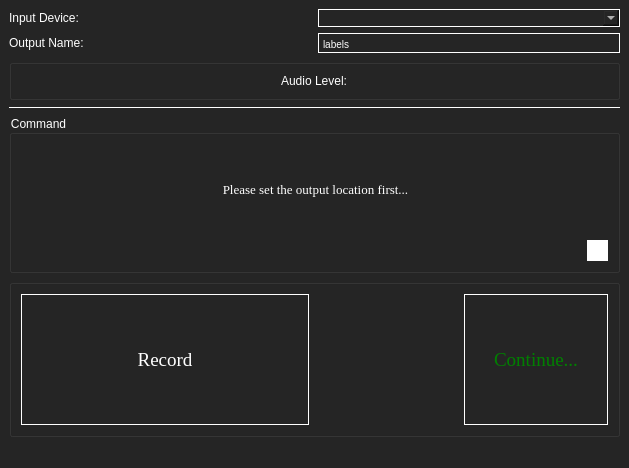
<?xml version="1.0" encoding="UTF-8"?>
<ui version="4.0">
 <class>AudioRecorder</class>
 <widget class="QMainWindow" name="AudioRecorder">
  <property name="geometry">
   <rect>
    <x>0</x>
    <y>0</y>
    <width>629</width>
    <height>468</height>
   </rect>
  </property>
  <property name="sizePolicy">
   <sizepolicy hsizetype="Fixed" vsizetype="Minimum">
    <horstretch>0</horstretch>
    <verstretch>0</verstretch>
   </sizepolicy>
  </property>
  <property name="minimumSize">
   <size>
    <width>252</width>
    <height>468</height>
   </size>
  </property>
  <property name="windowTitle">
   <string>Yomi Voice Collector v0.1</string>
  </property>
  <property name="styleSheet">
   <string notr="true">QGroupBox  {color: white; background-color: rgb(37, 37, 37)}
QComboBox {color: white; background-color: rgb(37, 37, 37); selection-background-color: rgb(37, 37, 37); border: 1px solid white}
QPushButton {color: white; background-color: rgb(37, 37, 37); selection-background-color: rgb(37, 37, 37); border: 1px solid white}
QTextEdit {color: white; background-color: rgb(37, 37, 37); selection-background-color: rgb(37, 37, 37); border: 1px solid white}
QWidget {color: white; background-color: rgb(37, 37, 37)}
</string>
  </property>
  <widget class="QWidget" name="centralwidget">
   <layout class="QGridLayout" name="gridLayout_3">
    <item row="6" column="0" colspan="3">
     <widget class="QGroupBox" name="groupBox_2">
      <property name="sizePolicy">
       <sizepolicy hsizetype="Expanding" vsizetype="Preferred">
        <horstretch>5</horstretch>
        <verstretch>0</verstretch>
       </sizepolicy>
      </property>
      <property name="minimumSize">
       <size>
        <width>0</width>
        <height>0</height>
       </size>
      </property>
      <property name="title">
       <string>Command</string>
      </property>
      <property name="flat">
       <bool>false</bool>
      </property>
      <layout class="QGridLayout" name="gridLayout_4" columnstretch="0">
       <property name="leftMargin">
        <number>11</number>
       </property>
       <item row="1" column="0">
        <widget class="QLabel" name="commandLabel">
         <property name="sizePolicy">
          <sizepolicy hsizetype="MinimumExpanding" vsizetype="MinimumExpanding">
           <horstretch>10</horstretch>
           <verstretch>0</verstretch>
          </sizepolicy>
         </property>
         <property name="font">
          <font>
           <family>Times New Roman</family>
           <pointsize>10</pointsize>
          </font>
         </property>
         <property name="text">
          <string>Please set the output location first...</string>
         </property>
         <property name="alignment">
          <set>Qt::AlignCenter</set>
         </property>
        </widget>
       </item>
       <item row="2" column="0" alignment="Qt::AlignRight">
        <widget class="QToolButton" name="playbackButton">
         <property name="enabled">
          <bool>false</bool>
         </property>
         <property name="sizePolicy">
          <sizepolicy hsizetype="Minimum" vsizetype="Fixed">
           <horstretch>2</horstretch>
           <verstretch>0</verstretch>
          </sizepolicy>
         </property>
         <property name="styleSheet">
          <string notr="true">QToolButton {color: white; background-color: white; selection-background-color: white; border: 1px solid white}</string>
         </property>
         <property name="text">
          <string/>
         </property>
        </widget>
       </item>
      </layout>
     </widget>
    </item>
    <item row="5" column="0" colspan="3">
     <widget class="Line" name="line">
      <property name="frameShadow">
       <enum>QFrame::Plain</enum>
      </property>
      <property name="lineWidth">
       <number>1</number>
      </property>
      <property name="orientation">
       <enum>Qt::Horizontal</enum>
      </property>
     </widget>
    </item>
    <item row="4" column="0" colspan="3">
     <layout class="QVBoxLayout" name="levelsLayout">
      <property name="spacing">
       <number>7</number>
      </property>
     </layout>
    </item>
    <item row="3" column="0" colspan="3">
     <widget class="QGroupBox" name="horizontalGroupBox">
      <property name="flat">
       <bool>true</bool>
      </property>
      <layout class="QHBoxLayout" name="horizontalLayout">
       <item>
        <widget class="QLabel" name="levelLabel">
         <property name="sizePolicy">
          <sizepolicy hsizetype="Fixed" vsizetype="Preferred">
           <horstretch>0</horstretch>
           <verstretch>0</verstretch>
          </sizepolicy>
         </property>
         <property name="text">
          <string>Audio Level:</string>
         </property>
        </widget>
       </item>
      </layout>
     </widget>
    </item>
    <item row="9" column="0" colspan="3">
     <widget class="QGroupBox" name="gridGroupBox">
      <property name="sizePolicy">
       <sizepolicy hsizetype="Preferred" vsizetype="Preferred">
        <horstretch>5</horstretch>
        <verstretch>0</verstretch>
       </sizepolicy>
      </property>
      <layout class="QGridLayout" name="gridLayout">
       <item row="0" column="0">
        <widget class="QPushButton" name="recordButton">
         <property name="sizePolicy">
          <sizepolicy hsizetype="MinimumExpanding" vsizetype="MinimumExpanding">
           <horstretch>2</horstretch>
           <verstretch>2</verstretch>
          </sizepolicy>
         </property>
         <property name="font">
          <font>
           <family>Times New Roman</family>
           <pointsize>14</pointsize>
          </font>
         </property>
         <property name="text">
          <string>Record</string>
         </property>
        </widget>
       </item>
       <item row="0" column="2">
        <widget class="QPushButton" name="nextLabelButton">
         <property name="enabled">
          <bool>true</bool>
         </property>
         <property name="sizePolicy">
          <sizepolicy hsizetype="MinimumExpanding" vsizetype="MinimumExpanding">
           <horstretch>1</horstretch>
           <verstretch>1</verstretch>
          </sizepolicy>
         </property>
         <property name="minimumSize">
          <size>
           <width>15</width>
           <height>0</height>
          </size>
         </property>
         <property name="font">
          <font>
           <family>Times New Roman</family>
           <pointsize>14</pointsize>
          </font>
         </property>
         <property name="styleSheet">
          <string notr="true">QPushButton {color: green;}</string>
         </property>
         <property name="text">
          <string>Continue...</string>
         </property>
         <property name="checkable">
          <bool>false</bool>
         </property>
         <property name="checked">
          <bool>false</bool>
         </property>
         <property name="autoDefault">
          <bool>false</bool>
         </property>
        </widget>
       </item>
       <item row="0" column="1">
        <widget class="QPushButton" name="pushButton">
         <property name="enabled">
          <bool>false</bool>
         </property>
         <property name="sizePolicy">
          <sizepolicy hsizetype="Minimum" vsizetype="MinimumExpanding">
           <horstretch>1</horstretch>
           <verstretch>2</verstretch>
          </sizepolicy>
         </property>
         <property name="font">
          <font>
           <family>Times New Roman</family>
           <pointsize>14</pointsize>
          </font>
         </property>
         <property name="styleSheet">
          <string notr="true">QPushButton {color: rgb(37, 37, 37); background-color: rgb(37, 37, 37); selection-background-color: rgb(37, 37, 37); border: 1px solid rgb(37, 37, 37)}</string>
         </property>
         <property name="text">
          <string>Previous</string>
         </property>
        </widget>
       </item>
      </layout>
     </widget>
    </item>
    <item row="1" column="0" colspan="3">
     <layout class="QGridLayout" name="gridLayout_2">
      <item row="1" column="0">
       <widget class="QLabel" name="label_2">
        <property name="text">
         <string>Output Name:</string>
        </property>
       </widget>
      </item>
      <item row="0" column="0">
       <widget class="QLabel" name="label">
        <property name="text">
         <string>Input Device:</string>
        </property>
       </widget>
      </item>
      <item row="0" column="1">
       <widget class="QComboBox" name="audioDeviceBox"/>
      </item>
      <item row="1" column="1">
       <widget class="QTextEdit" name="textEdit">
        <property name="sizePolicy">
         <sizepolicy hsizetype="Preferred" vsizetype="Fixed">
          <horstretch>0</horstretch>
          <verstretch>0</verstretch>
         </sizepolicy>
        </property>
        <property name="minimumSize">
         <size>
          <width>0</width>
          <height>20</height>
         </size>
        </property>
        <property name="maximumSize">
         <size>
          <width>16777215</width>
          <height>20</height>
         </size>
        </property>
        <property name="styleSheet">
         <string notr="true">selection-background-color: rgb(255, 255, 255);
selection-color: rgb(0, 85, 127);</string>
        </property>
        <property name="verticalScrollBarPolicy">
         <enum>Qt::ScrollBarAlwaysOff</enum>
        </property>
        <property name="html">
         <string>&lt;!DOCTYPE HTML PUBLIC &quot;-//W3C//DTD HTML 4.0//EN&quot; &quot;http://www.w3.org/TR/REC-html40/strict.dtd&quot;&gt;
&lt;html&gt;&lt;head&gt;&lt;meta name=&quot;qrichtext&quot; content=&quot;1&quot; /&gt;&lt;style type=&quot;text/css&quot;&gt;
p, li { white-space: pre-wrap; }
&lt;/style&gt;&lt;/head&gt;&lt;body style=&quot; font-family:'MS Shell Dlg 2'; font-size:7.8pt; font-weight:400; font-style:normal;&quot;&gt;
&lt;p style=&quot; margin-top:0px; margin-bottom:0px; margin-left:0px; margin-right:0px; -qt-block-indent:0; text-indent:0px;&quot;&gt;labels&lt;/p&gt;&lt;/body&gt;&lt;/html&gt;</string>
        </property>
       </widget>
      </item>
     </layout>
    </item>
   </layout>
  </widget>
  <widget class="QStatusBar" name="statusbar">
   <property name="enabled">
    <bool>true</bool>
   </property>
  </widget>
 </widget>
 <resources/>
 <connections>
  <connection>
   <sender>recordButton</sender>
   <signal>clicked()</signal>
   <receiver>AudioRecorder</receiver>
   <slot>toggleRecord()</slot>
   <hints>
    <hint type="sourcelabel">
     <x>423</x>
     <y>337</y>
    </hint>
    <hint type="destinationlabel">
     <x>113</x>
     <y>317</y>
    </hint>
   </hints>
  </connection>
 </connections>
 <slots>
  <slot>setOutputLocation()</slot>
  <slot>toggleRecord()</slot>
  <slot>togglePause()</slot>
 </slots>
</ui>
